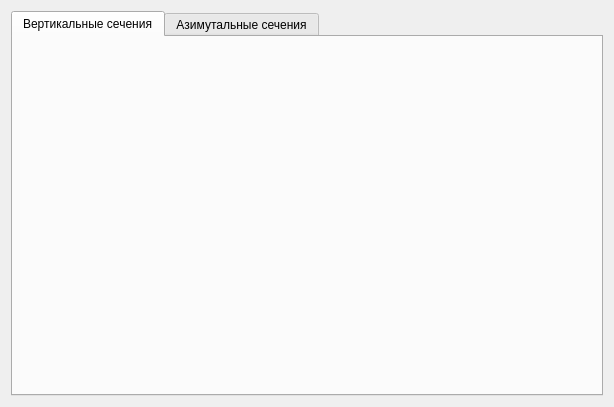
<?xml version="1.0" encoding="UTF-8"?>
<ui version="4.0">
 <class>PatternCharts</class>
 <widget class="QDialog" name="PatternCharts">
  <property name="geometry">
   <rect>
    <x>0</x>
    <y>0</y>
    <width>614</width>
    <height>407</height>
   </rect>
  </property>
  <property name="windowTitle">
   <string>Графики</string>
  </property>
  <layout class="QHBoxLayout" name="horizontalLayout_2">
   <item>
    <widget class="QTabWidget" name="tabWidget">
     <property name="currentIndex">
      <number>0</number>
     </property>
     <widget class="QWidget" name="tab_1">
      <attribute name="title">
       <string>Вертикальные сечения</string>
      </attribute>
      <layout class="QGridLayout" name="gridLayout">
       <item row="0" column="0">
        <layout class="QFormLayout" name="formLayout_1">
         <property name="horizontalSpacing">
          <number>0</number>
         </property>
         <property name="verticalSpacing">
          <number>0</number>
         </property>
        </layout>
       </item>
      </layout>
     </widget>
     <widget class="QWidget" name="tab_5">
      <attribute name="title">
       <string>Азимутальные сечения</string>
      </attribute>
      <layout class="QGridLayout" name="gridLayout_2">
       <item row="0" column="0">
        <layout class="QFormLayout" name="formLayout_2"/>
       </item>
      </layout>
     </widget>
    </widget>
   </item>
  </layout>
 </widget>
 <resources/>
 <connections/>
</ui>
